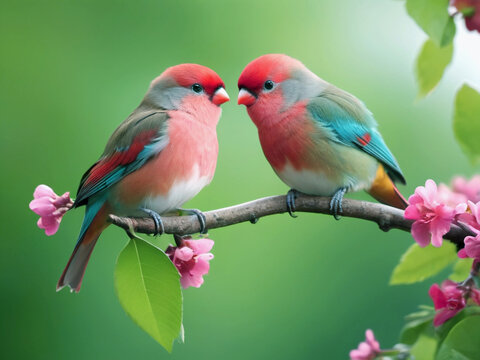
#> input picture sample.jpg, 480 x 360 px
$ python splice_example.py sample.jpg
#> lines starting #> are read from the running program, lines starting #| are printed output that depends on the picture; after the words box and inside, x2 and y2 are one past the last pixel; in counts of white or black regions, pixels touching at a corner belong together
import cv2
import numpy as np
import pywt
import matplotlib.pyplot as plt
import sys

def haar_splice_map(img_gray, wavelet='haar', level=1, win=8):
    coeffs = pywt.wavedec2(img_gray, wavelet=wavelet, level=level)

    energy_maps = []
    count = 0
    for (LH, HL, HH) in coeffs[1:]:
        for sub in (LH, HL, HH):
            sq = sub**2
            kernel = np.ones((win, win), dtype=np.float32)
            E = cv2.filter2D(sq, -1, kernel, borderType=cv2.BORDER_REFLECT)
            E_up = cv2.resize(E, img_gray.shape, interpolation=cv2.INTER_LINEAR)
            energy_maps.append(E_up)
            print(len(energy_maps[count]))
            count = count + 1

    agg = np.sum(np.stack(energy_maps, axis=0), axis=0)

    #norm
    agg = (agg - agg.min()) / (agg.max() - agg.min() + 1e-12)
    return agg


if __name__ == "__main__":
    img = cv2.imread(sys.argv[1])
#> img is the input picture: shape (360, 480, 3); mean B, G, R 100.6, 147.8, 114.8
    gray = cv2.cvtColor(img, cv2.COLOR_BGR2GRAY).astype(np.float32) / 255.0
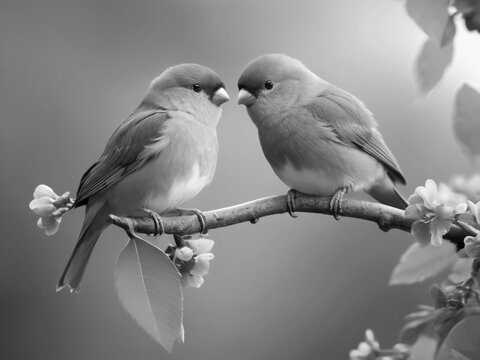
#> gray: shape (360, 480) float32; min 0, max 1, mean 0.52

    splice_map = haar_splice_map(gray, level=2, win=16)
#> in haar_splice_map, `coeffs = pywt.wavedec2(img_gray, wavelet=wavelet, level=level)`: coeffs = 3 items
#> the loop in haar_splice_map, `for (LH, HL, HH) in coeffs[1:]:` made 2 passes
#| 480
#| 480
#| 480
#| 480
#| 480
#| 480
#> after the loop in haar_splice_map, `for (LH, HL, HH) in coeffs[1:]:`:
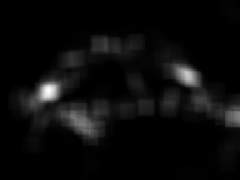
#> E: shape (180, 240) float32; min -2.29e-17, max 1.15, mean 0.052; drawn with min black and max white
#> after the loop in haar_splice_map, `for (LH, HL, HH) in coeffs[1:]:`:
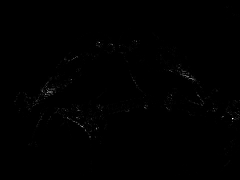
#> sq: shape (180, 240) float32; min 0, max 0.0722, mean 0.000204; drawn with min black and max white
#> after the loop in haar_splice_map, `for (LH, HL, HH) in coeffs[1:]:`: count = 6; energy_maps = 6 items
#> in haar_splice_map, `agg = np.sum(np.stack(energy_maps, axis=0), axis=0)`:
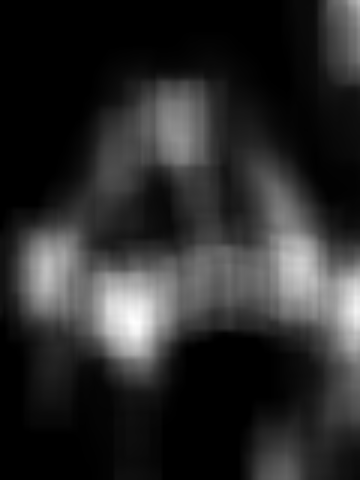
#> agg: shape (480, 360) float32; min 0.00671, max 27.68, mean 4.7; drawn with min black and max white
    _, mask = cv2.threshold(splice_map, 0.4, 1.0, cv2.THRESH_BINARY)
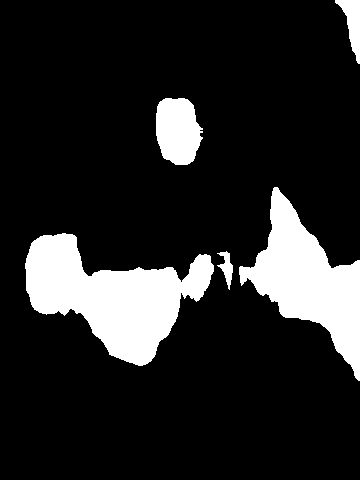
#> mask: shape (480, 360) float32; values 0 (black) and 1 (white), 14.9% white; 5 white regions, box (x1, y1, x2, y2) and area: (25, 233, 214, 366) 12532, (239, 187, 360, 381) 9662, (156, 98, 203, 165) 2487, (335, 0, 360, 64) 748, (217, 251, 233, 290) 278

    #display
    plt.figure(figsize=(12,4))
    plt.subplot(1,3,1); plt.title('Original Gray'); plt.axis('off')
    plt.imshow(gray, cmap='gray')
    plt.subplot(1,3,2); plt.title('Anomaly Map'); plt.axis('off')
    plt.imshow( splice_map, cmap='hot')
    plt.subplot(1,3,3); plt.title('Detected Seams'); plt.axis('off')
    plt.imshow(mask, cmap='gray')
    plt.tight_layout()
    plt.savefig("splices")
